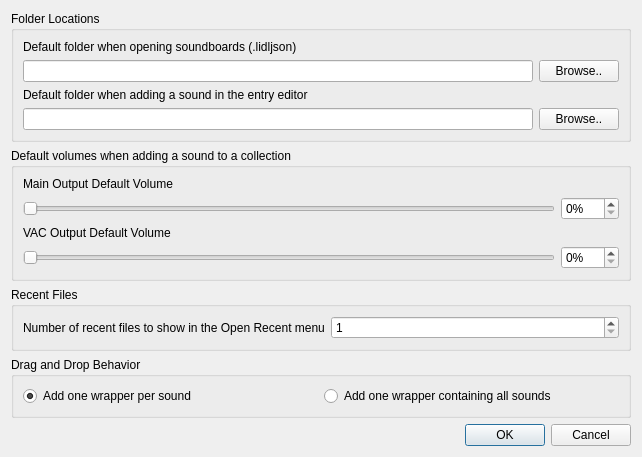
<?xml version="1.0" encoding="UTF-8"?>
<ui version="4.0">
 <class>Settings</class>
 <widget class="QDialog" name="Settings">
  <property name="geometry">
   <rect>
    <x>0</x>
    <y>0</y>
    <width>642</width>
    <height>400</height>
   </rect>
  </property>
  <property name="sizePolicy">
   <sizepolicy hsizetype="Ignored" vsizetype="Ignored">
    <horstretch>0</horstretch>
    <verstretch>0</verstretch>
   </sizepolicy>
  </property>
  <property name="minimumSize">
   <size>
    <width>0</width>
    <height>0</height>
   </size>
  </property>
  <property name="windowTitle">
   <string>Dialog</string>
  </property>
  <layout class="QGridLayout" name="gridLayout_2">
   <item row="5" column="0">
    <widget class="QDialogButtonBox" name="buttonBox">
     <property name="standardButtons">
      <set>QDialogButtonBox::Cancel|QDialogButtonBox::Ok</set>
     </property>
    </widget>
   </item>
   <item row="1" column="0">
    <widget class="QGroupBox" name="Folders">
     <property name="enabled">
      <bool>true</bool>
     </property>
     <property name="sizePolicy">
      <sizepolicy hsizetype="MinimumExpanding" vsizetype="Fixed">
       <horstretch>0</horstretch>
       <verstretch>0</verstretch>
      </sizepolicy>
     </property>
     <property name="title">
      <string>Folder Locations</string>
     </property>
     <layout class="QVBoxLayout" name="verticalLayout_3">
      <item>
       <widget class="QLabel" name="label">
        <property name="text">
         <string>Default folder when opening soundboards (.lidljson)</string>
        </property>
       </widget>
      </item>
      <item>
       <layout class="QHBoxLayout" name="horizontalLayout_3">
        <property name="sizeConstraint">
         <enum>QLayout::SetMinimumSize</enum>
        </property>
        <item>
         <widget class="QLineEdit" name="folderLidlEdit">
          <property name="sizePolicy">
           <sizepolicy hsizetype="MinimumExpanding" vsizetype="Fixed">
            <horstretch>0</horstretch>
            <verstretch>0</verstretch>
           </sizepolicy>
          </property>
          <property name="acceptDrops">
           <bool>false</bool>
          </property>
          <property name="readOnly">
           <bool>true</bool>
          </property>
         </widget>
        </item>
        <item>
         <widget class="QPushButton" name="folderLidlBrowse">
          <property name="sizePolicy">
           <sizepolicy hsizetype="Preferred" vsizetype="Fixed">
            <horstretch>0</horstretch>
            <verstretch>0</verstretch>
           </sizepolicy>
          </property>
          <property name="text">
           <string>Browse..</string>
          </property>
         </widget>
        </item>
       </layout>
      </item>
      <item>
       <widget class="QLabel" name="label_2">
        <property name="text">
         <string>Default folder when adding a sound in the entry editor</string>
        </property>
       </widget>
      </item>
      <item>
       <layout class="QHBoxLayout" name="horizontalLayout_2">
        <item>
         <widget class="QLineEdit" name="folderSoundEdit">
          <property name="acceptDrops">
           <bool>false</bool>
          </property>
          <property name="readOnly">
           <bool>true</bool>
          </property>
         </widget>
        </item>
        <item>
         <widget class="QPushButton" name="folderSoundBrowse">
          <property name="text">
           <string>Browse..</string>
          </property>
         </widget>
        </item>
       </layout>
      </item>
     </layout>
    </widget>
   </item>
   <item row="3" column="0">
    <widget class="QGroupBox" name="RecentFiles">
     <property name="sizePolicy">
      <sizepolicy hsizetype="Preferred" vsizetype="Fixed">
       <horstretch>0</horstretch>
       <verstretch>0</verstretch>
      </sizepolicy>
     </property>
     <property name="title">
      <string>Recent Files</string>
     </property>
     <layout class="QHBoxLayout" name="horizontalLayout_5">
      <item>
       <widget class="QLabel" name="label_3">
        <property name="text">
         <string>Number of recent files to show in the Open Recent menu</string>
        </property>
       </widget>
      </item>
      <item>
       <widget class="QSpinBox" name="fileCount">
        <property name="minimum">
         <number>1</number>
        </property>
        <property name="maximum">
         <number>10</number>
        </property>
       </widget>
      </item>
     </layout>
    </widget>
   </item>
   <item row="2" column="0">
    <widget class="QGroupBox" name="Volumes">
     <property name="sizePolicy">
      <sizepolicy hsizetype="Preferred" vsizetype="Fixed">
       <horstretch>0</horstretch>
       <verstretch>0</verstretch>
      </sizepolicy>
     </property>
     <property name="title">
      <string>Default volumes when adding a sound to a collection</string>
     </property>
     <layout class="QVBoxLayout" name="verticalLayout_4">
      <item>
       <widget class="QLabel" name="mainVolumeLabel">
        <property name="text">
         <string>Main Output Default Volume</string>
        </property>
       </widget>
      </item>
      <item>
       <layout class="QHBoxLayout" name="horizontalLayout">
        <item>
         <widget class="QSlider" name="sliderMain">
          <property name="maximum">
           <number>100</number>
          </property>
          <property name="orientation">
           <enum>Qt::Horizontal</enum>
          </property>
         </widget>
        </item>
        <item>
         <widget class="QSpinBox" name="spinMain">
          <property name="suffix">
           <string>%</string>
          </property>
          <property name="maximum">
           <number>100</number>
          </property>
         </widget>
        </item>
       </layout>
      </item>
      <item>
       <widget class="QLabel" name="vacVolumeLabel">
        <property name="text">
         <string>VAC Output Default Volume</string>
        </property>
       </widget>
      </item>
      <item>
       <layout class="QHBoxLayout" name="horizontalLayout_4">
        <item>
         <widget class="QSlider" name="sliderVAC">
          <property name="maximum">
           <number>100</number>
          </property>
          <property name="orientation">
           <enum>Qt::Horizontal</enum>
          </property>
         </widget>
        </item>
        <item>
         <widget class="QSpinBox" name="spinVAC">
          <property name="suffix">
           <string>%</string>
          </property>
          <property name="maximum">
           <number>100</number>
          </property>
         </widget>
        </item>
       </layout>
      </item>
     </layout>
    </widget>
   </item>
   <item row="4" column="0">
    <widget class="QGroupBox" name="groupBox">
     <property name="title">
      <string>Drag and Drop Behavior</string>
     </property>
     <layout class="QHBoxLayout" name="horizontalLayout_6">
      <item>
       <widget class="QRadioButton" name="radioSeveral">
        <property name="text">
         <string>Add one wrapper per sound</string>
        </property>
        <property name="checked">
         <bool>true</bool>
        </property>
       </widget>
      </item>
      <item>
       <widget class="QRadioButton" name="radioOne">
        <property name="text">
         <string>Add one wrapper containing all sounds</string>
        </property>
        <property name="checked">
         <bool>false</bool>
        </property>
       </widget>
      </item>
     </layout>
    </widget>
   </item>
  </layout>
 </widget>
 <resources/>
 <connections/>
</ui>
